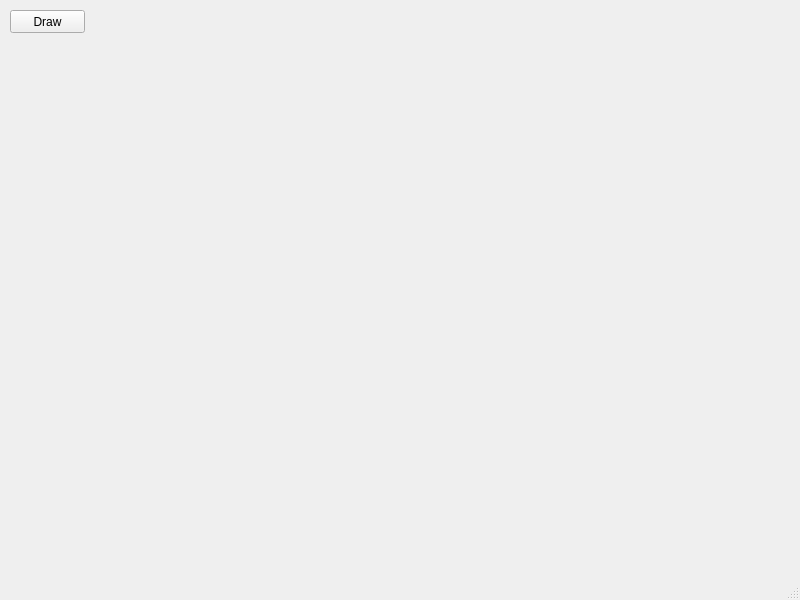
<?xml version="1.0" encoding="UTF-8"?>
<ui version="4.0">
 <class>MainWindow</class>
 <widget class="QMainWindow" name="MainWindow">
  <property name="geometry">
   <rect>
    <x>0</x>
    <y>0</y>
    <width>800</width>
    <height>600</height>
   </rect>
  </property>
  <property name="windowTitle">
   <string>MainWindow</string>
  </property>
  <widget class="QWidget" name="centralwidget">
   <widget class="QPushButton" name="pushButton">
    <property name="geometry">
     <rect>
      <x>10</x>
      <y>10</y>
      <width>75</width>
      <height>23</height>
     </rect>
    </property>
    <property name="text">
     <string>Draw</string>
    </property>
   </widget>
  </widget>
  <widget class="QMenuBar" name="menubar">
   <property name="geometry">
    <rect>
     <x>0</x>
     <y>0</y>
     <width>800</width>
     <height>21</height>
    </rect>
   </property>
  </widget>
  <widget class="QStatusBar" name="statusbar"/>
 </widget>
 <resources/>
 <connections/>
</ui>
